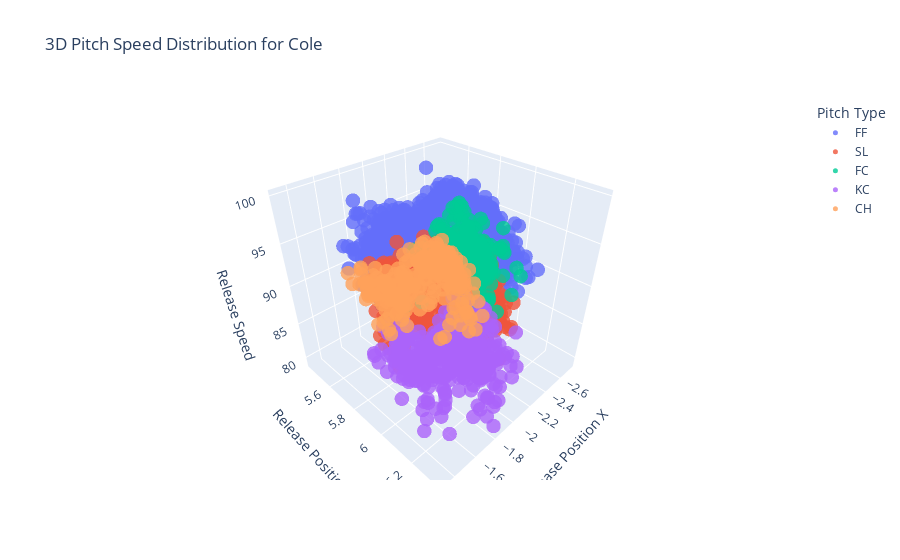

Here is the notebook cell this chart was saved with:
### Code cell
plot_3d_pitch_distribution(Cole, "Cole")

### Figure 1 — Plotly figure (JSON) as saved in the notebook; plotly's stock layout.template omitted (floating-point values rounded to 4 significant figures; data arrays with more than 128 entries replaced by an {"elided": "..."} marker saying what was removed)
{"data": [{"marker": {"opacity": 0.8, "size": 5}, "mode": "markers", "name": "FF", "type": "scatter3d", "x": {"elided": "1739 float values"}, "y": {"elided": "1739 float values"}, "z": {"elided": "1739 float values"}}, {"marker": {"opacity": 0.8, "size": 5}, "mode": "markers", "name": "SL", "type": "scatter3d", "x": {"elided": "683 float values"}, "y": {"elided": "683 float values"}, "z": {"elided": "683 float values"}}, {"marker": {"opacity": 0.8, "size": 5}, "mode": "markers", "name": "FC", "type": "scatter3d", "x": {"elided": "230 float values"}, "y": {"elided": "230 float values"}, "z": {"elided": "230 float values"}}, {"marker": {"opacity": 0.8, "size": 5}, "mode": "markers", "name": "KC", "type": "scatter3d", "x": {"elided": "396 float values"}, "y": {"elided": "396 float values"}, "z": {"elided": "396 float values"}}, {"marker": {"opacity": 0.8, "size": 5}, "mode": "markers", "name": "CH", "type": "scatter3d", "x": {"elided": "233 float values"}, "y": {"elided": "233 float values"}, "z": {"elided": "233 float values"}}], "layout": {"legend": {"title": {"text": "Pitch Type"}}, "scene": {"xaxis": {"title": {"text": "Release Position X"}}, "yaxis": {"title": {"text": "Release Position Z"}}, "zaxis": {"title": {"text": "Release Speed"}}}, "title": {"text": "3D Pitch Speed Distribution for Cole"}}}
